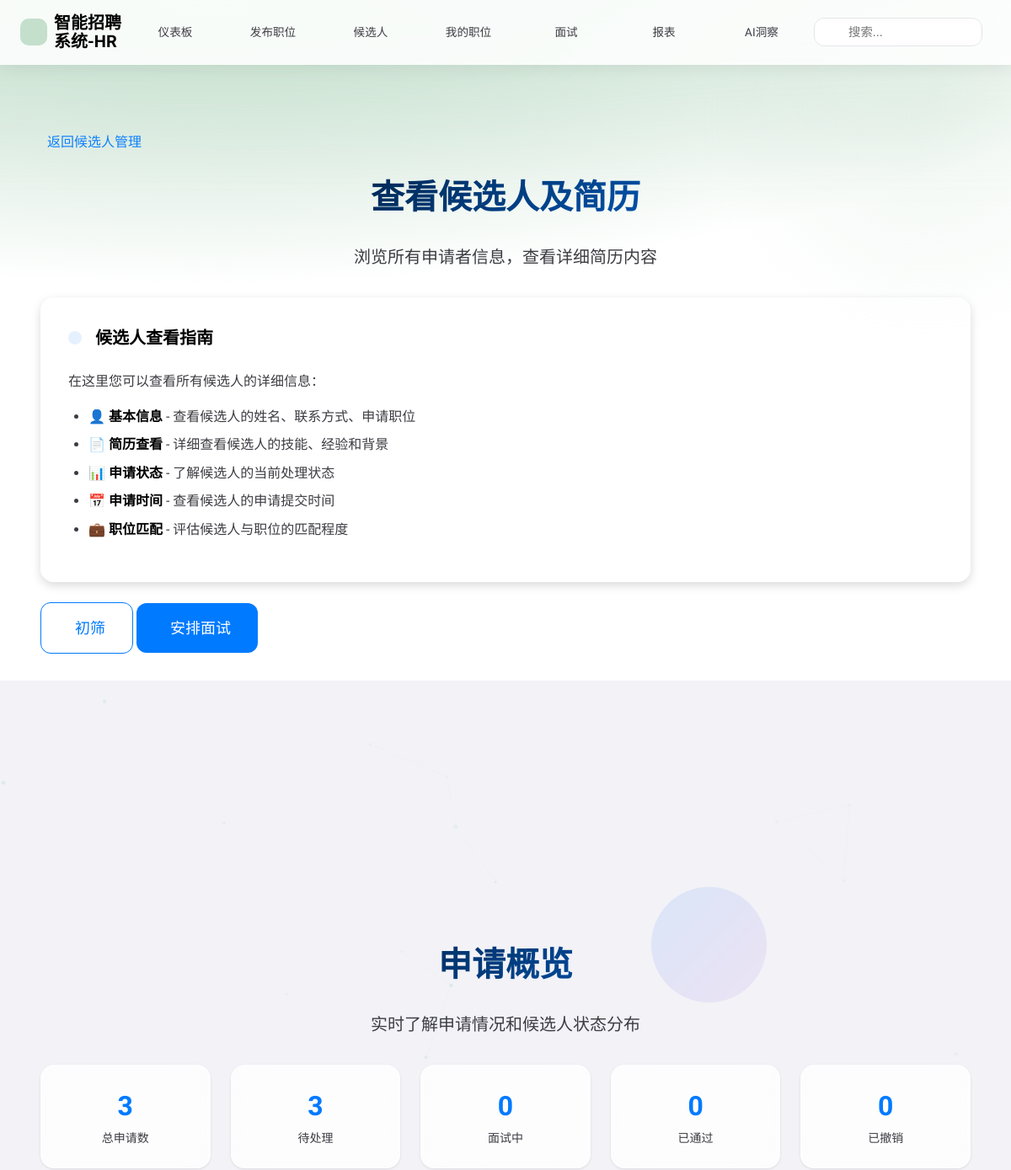
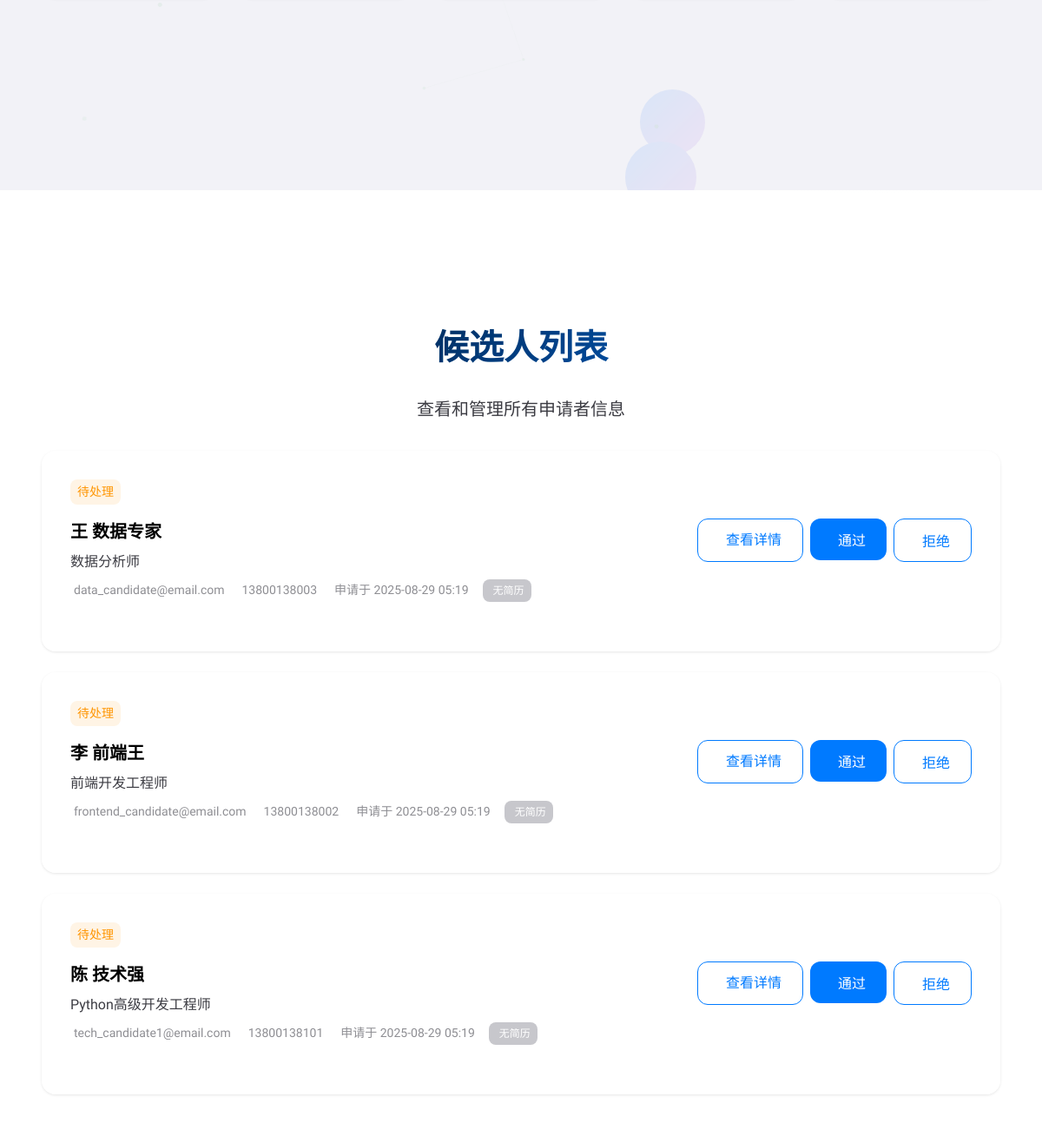
The app's page /smartrecruit/hr/dashboard/candidates/list/ (signed in) with its own data (2 pictures, top to bottom).
### app/models.py (models this page shows, shortened)
class Job(db.Model):
    id = db.Column(db.Integer, primary_key=True)
    title = db.Column(db.String(100), nullable=False)
    company_name = db.Column(db.String(100), nullable=False, default='未知公司')
    location = db.Column(db.String(100), nullable=False)
    description = db.Column(db.Text, nullable=False)
    requirements = db.Column(db.Text, nullable=True)
    salary = db.Column(db.String(50), nullable=False)
    job_type = db.Column(db.String(20), nullable=True, default='全职')  # 全职、兼职、实习、远程
    experience_level = db.Column(db.String(20), nullable=True, default='不限')  # 初级、中级、高级、专家
    date_posted = db.Column(db.DateTime, nullable=False, default=datetime.utcnow)
    created_at = db.Column(db.DateTime, nullable=False, default=datetime.utcnow)
    user_id = db.Column(db.Integer, db.ForeignKey('user.id'), nullable=False)
    positions_needed = db.Column(db.Integer, nullable=False, default=1)
    min_age = db.Column(db.Integer)
    max_age = db.Column(db.Integer)
    education_requirement = db.Column(db.String(100))
    experience_years = db.Column(db.Integer)
    skills_required = db.Column(db.Text)
    benefits = db.Column(db.Text)
    contact_email = db.Column(db.String(120))
    contact_phone = db.Column(db.String(15))
    application_deadline = db.Column(db.DateTime)
    department = db.Column(db.String(100))

    class UserMixin:
        pass  # Flask-Login 方法将在User模型中实现

class User(UserMixin, db.Model):
    id = db.Column(db.Integer, primary_key=True)
    first_name = db.Column(db.String(100), nullable=False)
    last_name = db.Column(db.String(100), nullable=False)
    company_name = db.Column(db.String(100), nullable=False)
    position = db.Column(db.String(100))  # 可选职位字段
    email = db.Column(db.String(120), unique=True, nullable=False)
    phone_number = db.Column(db.String(15), nullable=False)
    birthday = db.Column(db.String(10), nullable=False)
    password = db.Column(db.String(60), nullable=False)
    cv_file = db.Column(db.String(120))
    profile_photo = db.Column(db.String(120))
    cv_data = db.Column(db.LargeBinary)  # 可选的简历二进制
    is_hr = db.Column(db.Boolean, default=False)  # HR标识
    user_type = db.Column(db.String(20), default='candidate')  # candidate, employee, supervisor, executive
    department = db.Column(db.String(100))  # 部门
    employee_id = db.Column(db.String(50), unique=True)  # 员工编号
    supervisor_id = db.Column(db.Integer, db.ForeignKey('user.id'))  # 主管ID
    hire_date = db.Column(db.Date)  # 入职日期
    bio = db.Column(db.Text)  # 个人简介
    skills = db.Column(db.Text)  # 技能标签（JSON格式存储）
    education = db.Column(db.Text)  # 教育经历
    experience = db.Column(db.Text)  # 工作经历
    is_active = db.Column(db.Boolean, default=True)  # 账号是否活跃
    deactivated_at = db.Column(db.DateTime)  # 注销时间
    deactivated_by = db.Column(db.Integer, db.ForeignKey('user.id'))  # 注销操作人ID

### smartrecruit_system/hr_module/dashboard.py (the view, shortened to what this page needs)
@dashboard_bp.route('/candidates/list', endpoint='candidates_list')
@dashboard_bp.route('/candidates/list/', endpoint='candidates_list_slash')
def candidates_list():
    if g.get('user') is None:
        flash('请先登录。', 'danger')
        return redirect(url_for('common.auth.sign'))
    if not getattr(g.user, 'is_hr', False):
        flash('只有HR用户可以访问该页面。', 'danger')
        return redirect(url_for('common.auth.sign'))
    recent = []
    q_keyword = (request.args.get('q') or '').strip().lower()
    q_status = (request.args.get('status') or '').strip().lower()
    try:
        if db is None:
            raise RuntimeError('DB unavailable')
        app_query = Application.query.order_by(Application.timestamp.desc()).limit(200)
        app_rows = app_query.all()
        for app_row in app_rows:
            user = User.query.get(app_row.user_id)
            if not user:
                continue
            job = Job.query.get(app_row.job_id)
            if job and job.user_id != g.user.id:
                continue
            full_name = f"{getattr(user, 'first_name', '')} {getattr(user, 'last_name', '')}".strip()
            item_status = (getattr(app_row, 'status', 'pending') or 'pending').lower()
            candidate_item = {
                'id': user.id,
                'name': full_name or getattr(user, 'email', '') or f"用户{user.id}",
                'job_title': getattr(user, 'position', '') or (job.title if job else ''),
                'email': getattr(user, 'email', ''),
                'phone': getattr(user, 'phone_number', ''),
                'application_date': app_row.timestamp.strftime('%Y-%m-%d %H:%M') if getattr(app_row, 'timestamp', None) else '',
                'has_resume': bool(getattr(user, 'cv_file', None)),
                'status': item_status,
            }
            if q_status and q_status != item_status:
                continue
            recent.append(candidate_item)
    except Exception:
        recent = []
    total = len(recent)
    pending = len([x for x in recent if x['status'] == 'pending'])
    interview = len([x for x in recent if x['status'] == 'interview'])
    approved = len([x for x in recent if x['status'] == 'approved'])
    withdrawn = len([x for x in recent if x['status'] == 'withdrawn'])
    return render_template(
        'smartrecruit/hr/candidate_list.html',
        candidates=recent,
        total_applications=total,
        pending_applications=pending,
        interview_applications=interview,
        approved_applications=approved,
        withdrawn_applications=withdrawn,
        q=q_keyword,
        status=q_status,
    )

### app/templates/smartrecruit/hr/candidate_list.html (shortened to what this page needs)
<!DOCTYPE html>
<html lang="zh-CN">
<head>
    <link rel="stylesheet" href="{{ url_for('static', filename='ios_hr_style.css') }}">
    <link rel="stylesheet" href="https://unicons.iconscout.com/release/v4.0.0/css/line.css">
</head>
<body>
    <nav class="ios-nav">
        <div class="ios-nav-container">
            <a href="{{ url_for('smartrecruit.hr.dashboard.hr_dashboard') }}" class="ios-nav-brand">
                <div class="ios-nav-brand-icon">
                </div>
                <span>智能招聘系统-HR</span>
            </a>
            <ul class="ios-nav-menu">
                <li class="ios-nav-item">
                    <a href="{{ url_for('smartrecruit.hr.dashboard.hr_dashboard') }}" class="ios-nav-link">
                        <span class="ios-nav-text">仪表板</span>
                    </a>
                </li>
                <li class="ios-nav-item">
                    <a href="{{ url_for('smartrecruit.hr.recruitment.publish_recruitment') }}" class="ios-nav-link">
                        <span class="ios-nav-text">发布职位</span>
                    </a>
                </li>
                <li class="ios-nav-item">
                    <a href="{{ url_for('smartrecruit.hr.dashboard.candidates') }}" class="ios-nav-link">
                        <span class="ios-nav-text">候选人</span>
                    </a>
                </li>
                <li class="ios-nav-item">
                    <a href="{{ url_for('smartrecruit.hr.recruitment.my_jobs') }}" class="ios-nav-link">
                        <span class="ios-nav-text">我的职位</span>
                    </a>
                </li>
                <li class="ios-nav-item">
                    <a href="{{ url_for('smartrecruit.hr.dashboard.interviews') }}" class="ios-nav-link">
                        <span class="ios-nav-text">面试</span>
                    </a>
                </li>
                <li class="ios-nav-item">
                    <a href="{{ url_for('smartrecruit.hr.dashboard.reports') }}" class="ios-nav-link">
                        <span class="ios-nav-text">报表</span>
                    </a>
                </li>
                <li class="ios-nav-item">
                    <a href="{{ url_for('smartrecruit.hr.dashboard.insights') }}" class="ios-nav-link">
                        <span class="ios-nav-text">AI洞察</span>
                    </a>
                </li>
            </ul>
            <div class="ios-nav-actions">
                <div class="ios-nav-search">
                    <input type="text" placeholder="搜索..." />
                </div>
            </div>
        </div>
    </nav>
    <div class="ios-parallax-bg"></div>
    <canvas id="bgParticles"></canvas>
    <div class="ios-scroll-container">
        <section class="ios-section ios-candidates-hero">
            <div class="ios-container">
                <a href="{{ url_for('smartrecruit.hr.dashboard.candidates') }}" class="ios-back-button">
                    返回候选人管理
                </a>
                <h1 class="ios-title ios-fade-in">查看候选人及简历</h1>
                <p class="ios-subtitle ios-fade-in">浏览所有申请者信息，查看详细简历内容</p>
                <div class="ios-feature-guide ios-fade-in-up">
                    <div class="ios-guide-header">
                        <i class="uil uil-users-alt"></i>
                        <h3>候选人查看指南</h3>
                    </div>
                    <div class="ios-guide-content">
                        <p>在这里您可以查看所有候选人的详细信息：</p>
                        <ul>
                            <li>👤 <strong>基本信息</strong> - 查看候选人的姓名、联系方式、申请职位</li>
                            <li>📄 <strong>简历查看</strong> - 详细查看候选人的技能、经验和背景</li>
                            <li>📊 <strong>申请状态</strong> - 了解候选人的当前处理状态</li>
                            <li>📅 <strong>申请时间</strong> - 查看候选人的申请提交时间</li>
                            <li>💼 <strong>职位匹配</strong> - 评估候选人与职位的匹配程度</li>
                        </ul>
                    </div>
                </div>
                <div class="ios-hero-actions ios-fade-in-up">
                    <a href="{{ url_for('smartrecruit.hr.dashboard.candidates_filter') }}" class="ios-button large secondary">
                        初筛
                    </a>
                    <a href="{{ url_for('smartrecruit.hr.dashboard.interviews') }}" class="ios-button large">
                        安排面试
                    </a>
                </div>
            </div>
        </section>
        <section class="ios-section ios-filters-section">
            <div class="ios-container">
                <h2 class="ios-title ios-fade-in">申请概览</h2>
                <p class="ios-subtitle ios-fade-in">实时了解申请情况和候选人状态分布</p>
                <div class="ios-stats-grid">
                    <div class="ios-stat-card ios-fade-in-up">
                        <div class="ios-stat-number">{{ total_applications|default(0) }}</div>
                        <div class="ios-stat-label">总申请数</div>
                    </div>
                    <div class="ios-stat-card ios-fade-in-up">
                        <div class="ios-stat-number">{{ pending_applications|default(0) }}</div>
                        <div class="ios-stat-label">待处理</div>
                    </div>
                    <div class="ios-stat-card ios-fade-in-up">
                        <div class="ios-stat-number">{{ interview_applications|default(0) }}</div>
                        <div class="ios-stat-label">面试中</div>
                    </div>
                    <div class="ios-stat-card ios-fade-in-up">
                        <div class="ios-stat-number">{{ approved_applications|default(0) }}</div>
                        <div class="ios-stat-label">已通过</div>
                    </div>
                    <div class="ios-stat-card ios-fade-in-up">
                        <div class="ios-stat-number">{{ withdrawn_applications|default(0) }}</div>
                        <div class="ios-stat-label">已撤销</div>
                    </div>
                </div>
            </div>
        </section>
        <section class="ios-section ios-candidates-list">
            <div class="ios-container">
                <h2 class="ios-title ios-fade-in">候选人列表</h2>
                <p class="ios-subtitle ios-fade-in">查看和管理所有申请者信息</p>
                {% if candidates %}
                    {% for candidate in candidates %}
                    <div class="ios-candidate-card ios-fade-in-up">
                        <div class="ios-candidate-status {{ candidate.status }}">
                            {% if candidate.status == 'pending' %}
                                待处理
                            {% elif candidate.status == 'interview' %}
                                面试中
                            {% elif candidate.status == 'approved' %}
                                已通过
                            {% elif candidate.status == 'rejected' %}
                                已拒绝
                            {% elif candidate.status == 'withdrawn' %}
                                已撤销
                            {% else %}
                                {{ candidate.status }}
                            {% endif %}
                        </div>
                        <div class="ios-candidate-header">
                            <div class="ios-candidate-info">
                                <div class="ios-candidate-name">{{ candidate.name }}</div>
                                <div class="ios-candidate-title">{{ candidate.job_title }}</div>
                                <div class="ios-candidate-meta">
                                    <div class="ios-candidate-meta-item">
                                        {{ candidate.email }}
                                    </div>
                                    <div class="ios-candidate-meta-item">
                                        {{ candidate.phone }}
                                    </div>
                                    <div class="ios-candidate-meta-item">
                                        申请于 {{ candidate.application_date }}
                                    </div>
                                    <div class="ios-candidate-meta-item">
                                        {% if candidate.has_resume %}
                                        <span class="ios-resume-badge">
                                            <i class="uil uil-file-alt"></i>
                                            有简历
                                        </span>
                                        {% else %}
                                        <span class="ios-no-resume-badge">
                                            无简历
                                        </span>
                                        {% endif %}
                                    </div>
                                </div>
                            </div>
                            <div class="ios-candidate-actions">
                                <a href="{{ url_for('smartrecruit.hr.dashboard.view_candidate', candidate_id=candidate.id) }}" class="ios-button secondary">
                                    查看详情
                                </a>
                                {% if candidate.status == 'pending' %}
                                <form method="POST" action="{{ url_for('smartrecruit.hr.dashboard.approve_candidate', candidate_id=candidate.id) }}" style="display: inline;">
                                    <button type="submit" class="ios-button" onclick="return confirm('确定要通过这个候选人的申请吗？')">
                                        通过
                                    </button>
                                </form>
                                <form method="POST" action="{{ url_for('smartrecruit.hr.dashboard.reject_candidate', candidate_id=candidate.id) }}" style="display: inline;">
                                    <button type="submit" class="ios-button secondary" onclick="return confirm('确定要拒绝这个候选人的申请吗？')">
                                        拒绝
                                    </button>
                                </form>
                                {% elif candidate.status == 'approved' %}
                                <a href="{{ url_for('smartrecruit.hr.dashboard.schedule_interview', candidate_id=candidate.id) }}" class="ios-button">
                                    <i class="uil uil-calendar-alt"></i>
                                    安排面试
                                </a>
                                {% endif %}
                            </div>
                        </div>
                    </div>
                    {% endfor %}
                {% endif %}
            </div>
        </section>
    </div>
</body>
</html>

### records on screen
Job: job_title "数据分析师"
User: email "data_candidate@email.com", phone "13800138003"
Job: job_title "前端开发工程师"
User: email "frontend_candidate@email.com", phone "13800138002"
User: name "陈 技术强", job_title "Python高级开发工程师", email "tech_candidate1@email.com", phone "13800138101", application_date "2025-08-29 05:19"

### other values on screen
{{ total_applications|default(0) }} "3"
{{ pending_applications|default(0) }} "3"
{{ interview_applications|default(0) }} "0"
{{ approved_applications|default(0) }} "0"
{{ withdrawn_applications|default(0) }} "0"
{{ candidate.name }} "王 数据专家" "李 前端王"
{{ candidate.application_date }} "2025-08-29 05:19" "2025-08-29 05:19"
